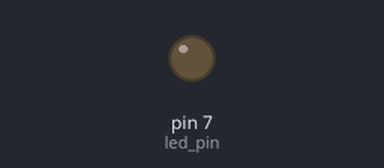
The sketch below on a simulated Arduino Uno, built with avr-gcc and run on an emulated ATmega328P. Shown: output pins drawn as LEDs (lit = HIGH).

Above: at 0.7 s.
At 6.8 s:
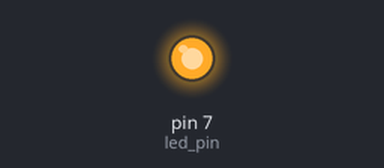
Timing chart, 0 to 7.3 s (numbered marks = the images above):
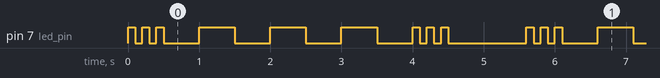

The sketch:

morse.ino
```cpp
int led_pin = 7;
float rest_time_1 = 100;
float rest_time_2 = 500;
float rest_time_3 = 1000;


void setup()
{
  pinMode(led_pin, OUTPUT);
}

void loop()
{
  // dit dit dit
  digitalWrite(led_pin, HIGH);
  delay(rest_time_1);
  digitalWrite(led_pin, LOW);
  delay(rest_time_1);

  digitalWrite(led_pin, HIGH);
  delay(rest_time_1);
  digitalWrite(led_pin, LOW);
  delay(rest_time_1);

  digitalWrite(led_pin, HIGH);
  delay(rest_time_1);
  digitalWrite(led_pin, LOW);
  delay(rest_time_2);


  // dash dash dash
  digitalWrite(led_pin, HIGH);
  delay(rest_time_2);
  digitalWrite(led_pin, LOW);
  delay(rest_time_2);

  digitalWrite(led_pin, HIGH);
  delay(rest_time_2);
  digitalWrite(led_pin, LOW);
  delay(rest_time_2);

  digitalWrite(led_pin, HIGH);
  delay(rest_time_2);
  digitalWrite(led_pin, LOW);
  delay(rest_time_2);

  // dit dit dit
  digitalWrite(led_pin, HIGH);
  delay(rest_time_1);
  digitalWrite(led_pin, LOW);
  delay(rest_time_1);

  digitalWrite(led_pin, HIGH);
  delay(rest_time_1);
  digitalWrite(led_pin, LOW);
  delay(rest_time_1);

  digitalWrite(led_pin, HIGH);
  delay(rest_time_1);
  digitalWrite(led_pin, LOW);
  delay(rest_time_1);

  delay(rest_time_3);
}
```

Measured:
- by itself, pin 7 (led_pin): repeats every 5.6 s: 2 × (LOW 0.10 s, HIGH 0.10 s), 3 × (LOW 0.50 s, HIGH 0.50 s), LOW 0.50 s, 2 × (HIGH 0.10 s, LOW 0.10 s), HIGH 0.10 s, LOW 1.1 s, HIGH 0.10 s
- by itself, everything shown: repeats every 5.6 s, in 18 steps
